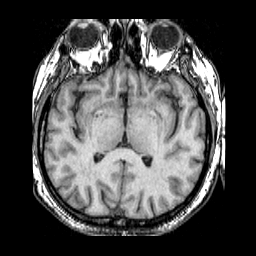
%> input picture 070_mri.bmp, 256 x 256 px
$ octave code.m   (GNU Octave 9; MATLAB toolbox functions it lacks are replaced by stand-ins)
%> lines starting %> are read from the running program, lines starting %| are printed output that depends on the picture
### DanhGiaAnh.m
% Ham nay thu hien danh gia 4 thong so cua Anh
% Trung binh, phuong sai, entropy, gradient
function f = DanhGiaAnh(I)

%I = rgb2gray(I);
f(1) = mean(I(:));
f(2) = var(I(:),1);
f(3) = entropy(I);
f(4) = sharpness(I);
f(5) = SpatialFrequency(I);

end

function f = sharpness(I)

[Gx, Gy] = imgradientxy(I,'intermediate');

S=sqrt(Gx.*Gx+Gy.*Gy);
f = sum(sum(S))./(numel(Gx));

end

function f = SpatialFrequency(I)
% M=number of rows; N=number of columns in the image
%I = rgb2gray(I);
%I = im2double(I);
M = size(I,1);
N = size(I,2);
% calculate Raw Frequency RF
SumRF = 0;

for i=1:M
    for j=2:N
      SumRF = SumRF + (I(M,N)-I(M,N-1)^2);
    end
end
RF = sqrt(SumRF/(M*N));

% calculate Column Frequency CF
SumCF = 0;

for i=1:N
    for j=2:M
      SumCF = SumCF + (I(M,N)-I(M-1,N)^2);
    end
end
CF = sqrt(SumCF/(M*N));
% calculate Spatial Frequency SF output
f = sqrt(RF^2+CF^2);
end

### ToiUuPSO.m
%Thuc hien toi uu de tim bo tham so cho 1 anh dau vao
% n la so luong ca the trong dan, n cang lon thi cang chinh xac, nhung thoi
% gian rat cham
function [ x, fval] = ToiUuPSO( I , n)
%Thiet lap cac tham so can thiet
muctieu = @(x)ContrastIndex(x,I); % Mot ham tuu uu dinh nghia truoc, tham so truyen vao the nao khi chay
k = 3; % So luong bien can toi uu: alpha (0,1), beta (0,4), gamma(1,5)
lb = [0.001; 0.001; 0.001]; % Can duoi doi voi 3 bien alpha, beta, gamma
ub = [0.999; 0.999; 0.999]; % Can tren doi voi 3 bien alpha, beta, gamma
options = optimoptions('particleswarm','SwarmSize',n); % So luong ca the trong dan la 20
%[x, fval] = particleswarm(muctieu,n); % Goi phuong thuc PSO de toi uu, tim ra duoc bien x de ham dat cu tieu
[x, fval] = particleswarm(muctieu,k,lb,ub,options);

end

### code.m
clear all

Irmi = im2double(imread('070_mri.bmp'));
%> Irmi: size 256x256x3 double; min 0, max 1, mean 0.292
MRI = rgb2gray(Irmi);

RGB = im2double(imread('070_pet.bmp'));
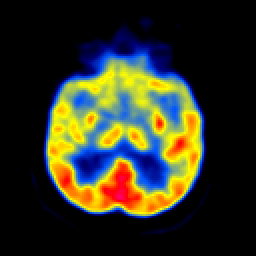
%> input picture 070_pet.bmp, 256 x 256 px

R = RGB(:,:,1);
G = RGB(:,:,2);
B = RGB(:,:,3);

I = (R+G+B)/3;
DanhGiaAnh(I)
%> in sharpness, `S=sqrt(Gx.*Gx+Gy.*Gy);`:
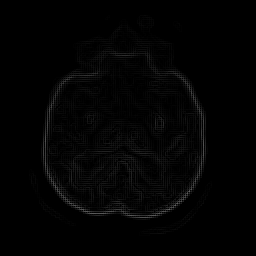
%> S: size 256x256 double; min 0, max 0.39, mean 0.0126
%> in sharpness, `f = sum(sum(S))./(numel(Gx));`: f = 0.0126
%> after the loop in SpatialFrequency, `for i=1:M`: SumRF = 0
%> ans = [0.173 0.0623 3.37 0.0126 0]
V1 = (-sqrt(2)*R -sqrt(2)*G + 2*sqrt(2)*B)/6;
V2 = (R-G)/sqrt(2);
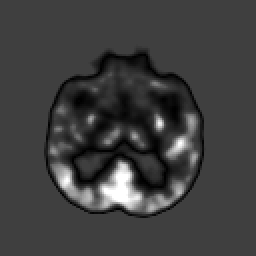
%> V2: size 256x256 double; min -0.236, max 0.707, mean -0.00129; drawn with min black and max white

H = atan(V1./(V2+eps));
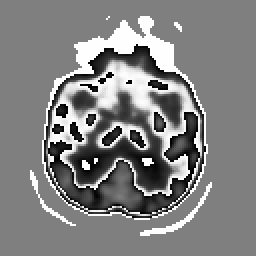
%> H: size 256x256 double; min -1.57, max 1.57, mean 0.0255; drawn with min black and max white
S = sqrt(V1.^2 + V2.^2);

% Bien doi dwt cua 2 anh Imri va I
[LLmri, LHmri, HLmri, HHmri] = dwt2(MRI,'haar');
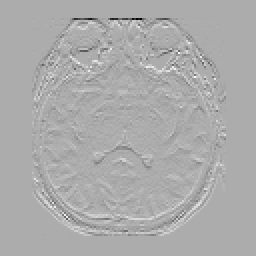
%> LHmri: size 128x128 double (shown 2 times larger); min -1, max 0.482, mean -0.00126; drawn with min black and max white
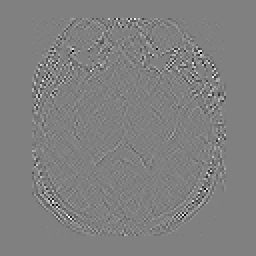
%> HHmri: size 128x128 double (shown 2 times larger); min -0.316, max 0.312, mean 2.76e-05; drawn with min black and max white
[LL, LH, HL, HH] = dwt2(I,'haar');
%> LH: size 128x128 double; every value is 0

% Tong hop
LLth = (LLmri + LL)/2;

LHth = max(LHmri, LH);
HLth = max(HLmri, HL);
HHth = max(HHmri, HH);

% Bien doi nguoc Haar

%Ith = idwt2(LLth, LH, HL, HH,'haar');
Ith = idwt2(LLth, LHth, HLth, HHth,'haar');
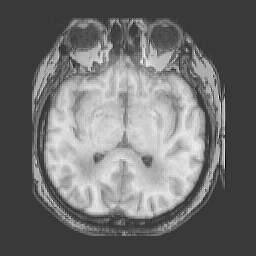
%> Ith: size 256x256 double; min -0.247, max 0.851, mean 0.233; drawn with min black and max white

%v1 = DanhGiaAnh(I_th);
% Thu duoc cac gia tri alpha, beta, gama sau toi uu
x = ToiUuPSO(I, 100); %n
%> the run ends on the next line
